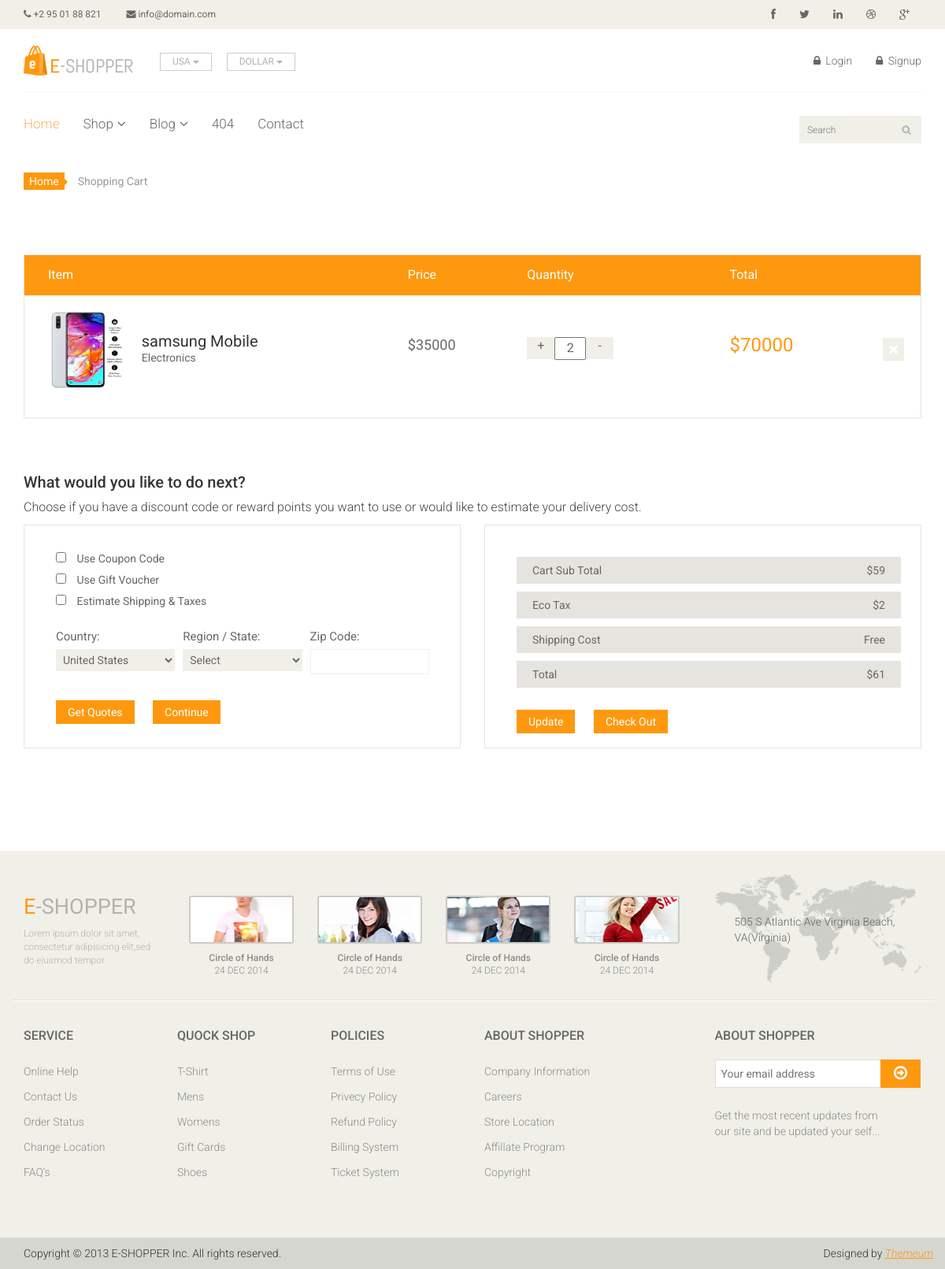
/cart, run on an earlier commit of the app's database.
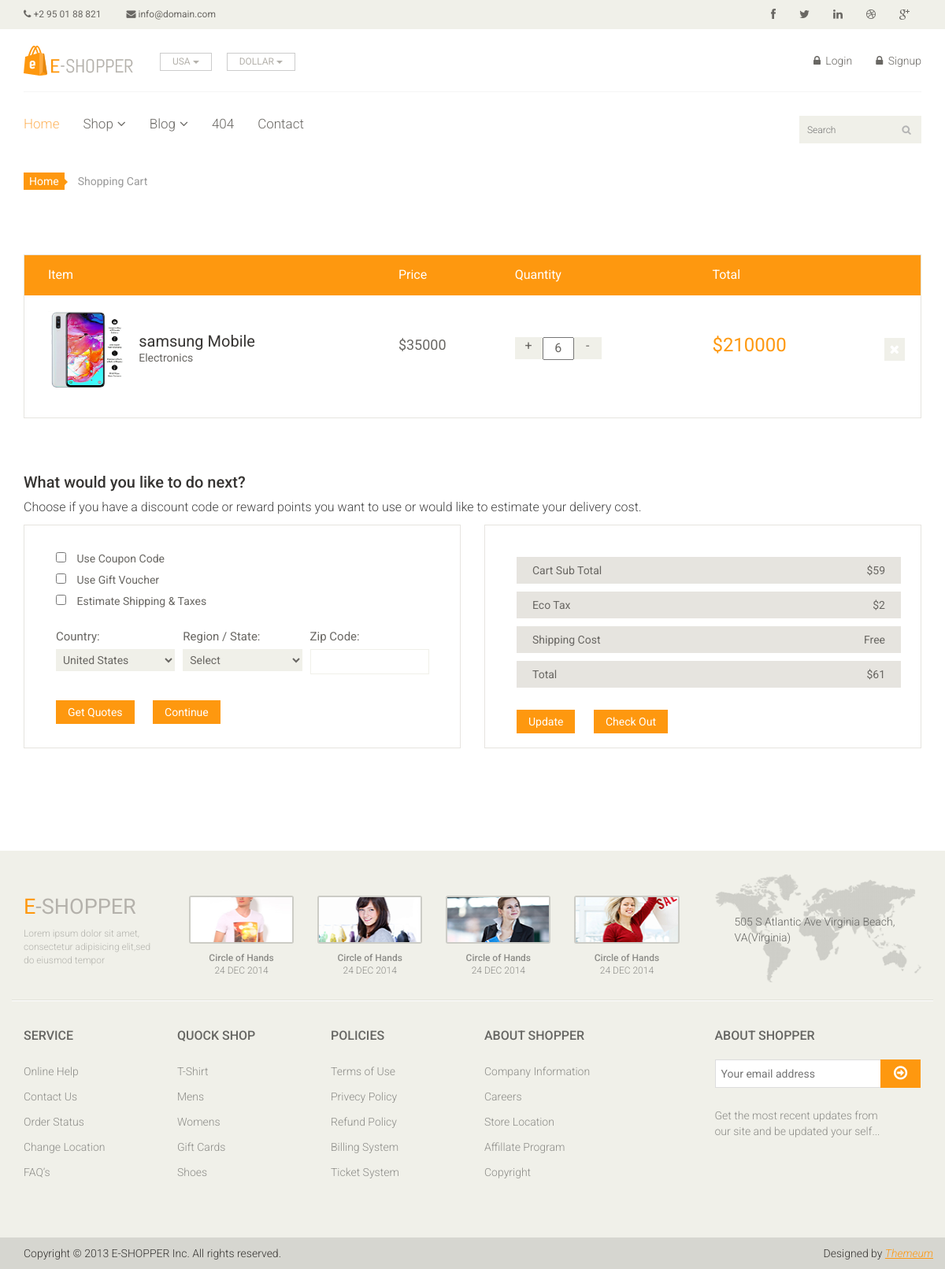
And on a later commit of the database.
### home/models.py (models this page shows, shortened)
class Cart(models.Model):
	username = models.CharField(max_length = 300)
	slug = models.CharField(max_length = 300)
	quantity = models.IntegerField(default = 1)
	date = models.DateTimeField(auto_now_add = True)
	checkout = models.BooleanField(default = False)
	items = models.ForeignKey(Product,on_delete = models.CASCADE,null = True)
	total = models.IntegerField(default = 0)
	def remove_cart(self):
		return reverse("home:remove-cart",kwargs = {'slug':self.slug})

class Product(models.Model):
	title = models.CharField(max_length = 500)
	slug = models.CharField(max_length = 500, default = "",blank = True)
	price = models.IntegerField()
	discounted_price = models.IntegerField()
	status =  models.CharField(max_length = 100,choices = (('active','active'),('','inactive')))
	image = models.ImageField(upload_to = 'media')
	description = models.TextField(blank = True)
	labels = models.CharField(max_length = 100,choices = (('new','new'),('hot','hot'),('sale','sale')))
	category = models.ForeignKey(Category,on_delete = models.CASCADE)
	subcategory = models.ForeignKey(SubCategory,on_delete = models.CASCADE)
	brand = models.ForeignKey(Brand,on_delete = models.CASCADE,null = True)
	stock = models.CharField(max_length = 100,choices = (('In Stock','In Stock'),('Out of Stock','Out of Stock')))

class Category(models.Model):
	title = models.CharField(max_length = 400)
	slug = models.CharField(max_length = 500, unique = True)
	description = models.TextField()
	def __str__(self):
		return self.title

### home/views.py (the view)
# urls.py: path('cart', CartView.as_view(), name='cart'),
class CartView(BaseView):
	def get(self,request):
		self.views['my_cart']=Cart.objects.filter(username = request.user.username,checkout = False)
		return render(request,'cart.html',self.views)

### templates/cart.html (shortened to what this page needs)
{% extends 'base.html' %}
{% load static %}
{% block content %}
	<section id="cart_items">
		<div class="container">
			<div class="breadcrumbs">
				<ol class="breadcrumb">
				  <li><a href="#">Home</a></li>
				  <li class="active">Shopping Cart</li>
				</ol>
			</div>
			<div class="table-responsive cart_info">
				<table class="table table-condensed">
					<thead>
						<tr class="cart_menu">
							<td class="image">Item</td>
							<td class="description"></td>
							<td class="price">Price</td>
							<td class="quantity">Quantity</td>
							<td class="total">Total</td>
							<td></td>
						</tr>
					</thead>
					<tbody>
						{% for cart in my_cart %}
						<tr>
							<td class="cart_product">
								<a href=""><img src="{{cart.items.image.url}}" height = "100" width = "100" alt=""></a>
							</td>
							<td class="cart_description">
								<h4><a href="">{{cart.items.title}}</a></h4>
								<p>{{cart.items.category}}</p>
							</td>
							<td class="cart_price">
								<p>${{cart.items.price}}</p>
							</td>
							<td class="cart_quantity">
								<div class="cart_quantity_button">
									<a class="cart_quantity_up" href=""> + </a>
									<input class="cart_quantity_input" type="text" name="quantity" value="{{cart.quantity}}" autocomplete="off" size="2">
									<a class="cart_quantity_down" href=""> - </a>
								</div>
							</td>
							<td class="cart_total">
								<p class="cart_total_price">${{cart.total}}</p>
							</td>
							<td class="cart_delete">
								<a class="cart_quantity_delete" href="{{cart.remove_cart}}"><i class="fa fa-times"></i></a>
							</td>
						</tr>
						{% endfor %}
					</tbody>
				</table>
			</div>
		</div>
	</section>
	<section id="do_action">
		<div class="container">
			<div class="heading">
				<h3>What would you like to do next?</h3>
				<p>Choose if you have a discount code or reward points you want to use or would like to estimate your delivery cost.</p>
			</div>
			<div class="row">
				<div class="col-sm-6">
					<div class="chose_area">
						<ul class="user_option">
							<li>
								<input type="checkbox">
								<label>Use Coupon Code</label>
							</li>
							<li>
								<input type="checkbox">
								<label>Use Gift Voucher</label>
							</li>
							<li>
								<input type="checkbox">
								<label>Estimate Shipping & Taxes</label>
							</li>
						</ul>
						<ul class="user_info">
							<li class="single_field">
								<label>Country:</label>
								<select>
									<option>United States</option>
								</select>
							</li>
							<li class="single_field">
								<label>Region / State:</label>
								<select>
									<option>Select</option>
								</select>
							</li>
							<li class="single_field zip-field">
								<label>Zip Code:</label>
								<input type="text">
							</li>
						</ul>
						<a class="btn btn-default update" href="">Get Quotes</a>
						<a class="btn btn-default check_out" href="">Continue</a>
					</div>
				</div>
				<div class="col-sm-6">
					<div class="total_area">
						<ul>
							<li>Cart Sub Total <span>$59</span></li>
							<li>Eco Tax <span>$2</span></li>
							<li>Shipping Cost <span>Free</span></li>
							<li>Total <span>$61</span></li>
						</ul>
							<a class="btn btn-default update" href="">Update</a>
							<a class="btn btn-default check_out" href="">Check Out</a>
					</div>
				</div>
			</div>
		</div>
	</section>
	{% endblock %}

What changed in the data, as far as the page shows it:
changed Cart "samsung Mobile": quantity "2" → "6"; total "70000" → "210000"
